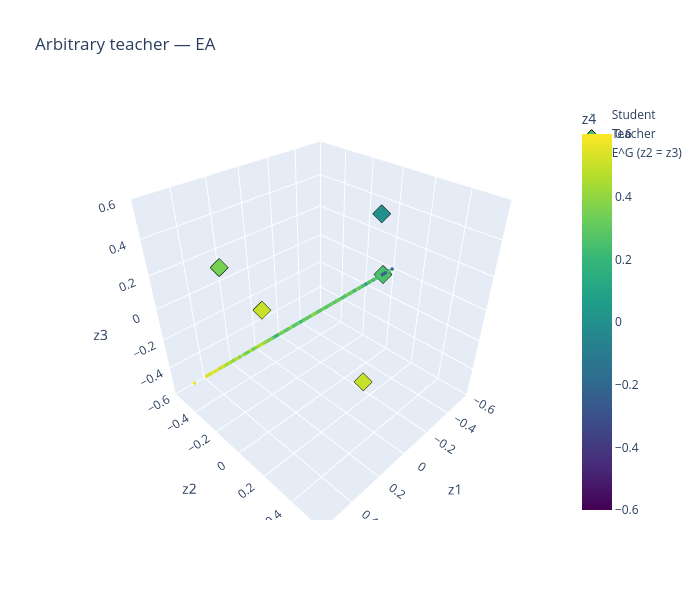

The code cell stored with this chart in its notebook:
### Code cell
plot_particles_3d(h_ea_arb["particles"][-1], teacher_arb, "Arbitrary teacher — EA", show_invariant_plane=True)

### Figure 1 — Plotly figure (JSON) as saved in the notebook; plotly's stock layout.template omitted (floating-point values rounded to 4 significant figures; data arrays with more than 128 entries replaced by an {"elided": "..."} marker saying what was removed)
{"data": [{"marker": {"cmax": 0.6, "cmin": -0.6, "color": {"elided": "500 float values"}, "colorbar": {"title": {"text": "z4"}}, "colorscale": [[0, "#440154"], [0.1111, "#482878"], [0.2222, "#3e4989"], [0.3333, "#31688e"], [0.4444, "#26828e"], [0.5556, "#1f9e89"], [0.6667, "#35b779"], [0.7778, "#6ece58"], [0.8889, "#b5de2b"], [1, "#fde725"]], "size": 2}, "mode": "markers", "name": "Student", "type": "scatter3d", "x": {"elided": "500 float values"}, "y": {"elided": "500 float values"}, "z": {"elided": "500 float values"}}, {"marker": {"cmax": 0.6, "cmin": -0.6, "color": [0.25, 0.5, 0.0, 0.5, 0.35], "colorscale": [[0, "#440154"], [0.1111, "#482878"], [0.2222, "#3e4989"], [0.3333, "#31688e"], [0.4444, "#26828e"], [0.5556, "#1f9e89"], [0.6667, "#35b779"], [0.7778, "#6ece58"], [0.8889, "#b5de2b"], [1, "#fde725"]], "line": {"color": "black", "width": 1}, "size": 6, "symbol": "diamond"}, "mode": "markers", "name": "Teacher", "type": "scatter3d", "x": [-0.5, 0.25, -0.25, 0.0, 0.35], "y": [0.0, 0.5, 0.15, -0.5, -0.35], "z": [0.0, 0.0, 0.5, -0.25, 0.25]}, {"cmax": 0.6, "cmin": -0.6, "colorscale": [[0, "#440154"], [0.1111, "#482878"], [0.2222, "#3e4989"], [0.3333, "#31688e"], [0.4444, "#26828e"], [0.5556, "#1f9e89"], [0.6667, "#35b779"], [0.7778, "#6ece58"], [0.8889, "#b5de2b"], [1, "#fde725"]], "hoverinfo": "name", "i": [0, 0], "intensity": [-0.6, 0.6, 0.6, -0.6], "j": [1, 2], "k": [2, 3], "name": "E^G (z2 = z3)", "opacity": 0.35, "showlegend": true, "showscale": false, "type": "mesh3d", "x": [-0.6, 0.6, 0.6, -0.6], "y": [-0.6, -0.6, 0.6, 0.6], "z": [-0.6, -0.6, 0.6, 0.6]}], "layout": {"height": 600, "scene": {"xaxis": {"range": [-0.6, 0.6], "title": {"text": "z1"}}, "yaxis": {"range": [-0.6, 0.6], "title": {"text": "z2"}}, "zaxis": {"range": [-0.6, 0.6], "title": {"text": "z3"}}}, "title": {"text": "Arbitrary teacher — EA"}, "width": 700}}
